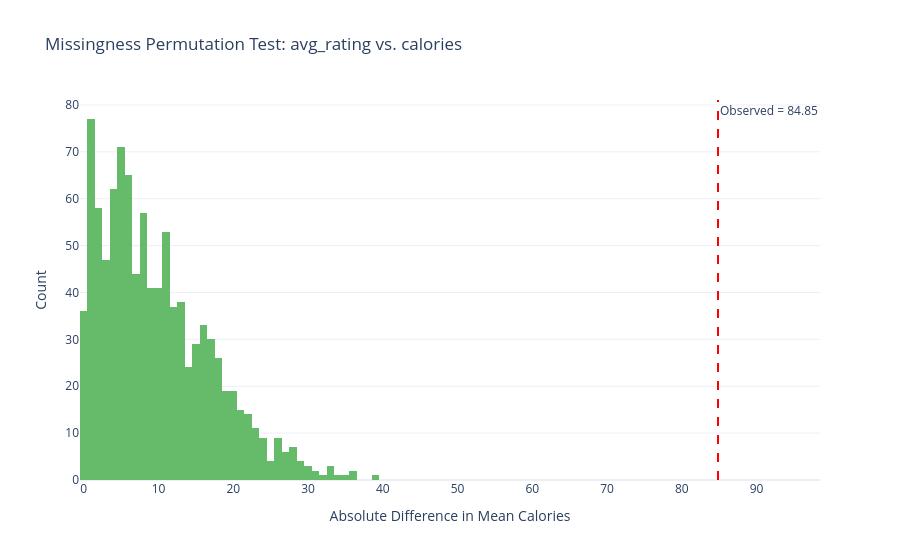

Notebook cell for this chart:
### Code cell
# Visualization: empirical distribution of permutation test for calories
fig_cal = px.histogram(
    x=perm_diffs_cal,
    nbins=50,
    title='Missingness Permutation Test: avg_rating vs. calories',
    labels={'x': 'Absolute Difference in Mean Calories', 'y': 'Count'},
    color_discrete_sequence=['#66BB6A']
)
fig_cal.add_vline(
    x=observed_diff_cal,
    line_dash='dash',
    line_color='red',
    annotation_text=f'Observed = {observed_diff_cal:.2f}',
    annotation_position='top right'
)
fig_cal.update_layout(
    xaxis_title='Absolute Difference in Mean Calories',
    yaxis_title='Count',
    template='plotly_white',
    showlegend=False
)
fig_cal.show()
fig_cal.write_html('assets/missingness-calories.html', include_plotlyjs='cdn')

### Figure 1 — Plotly figure (JSON) as saved in the notebook; plotly's stock layout.template omitted (floating-point values rounded to 4 significant figures; data arrays with more than 128 entries replaced by an {"elided": "..."} marker saying what was removed)
{"data": [{"bingroup": "x", "hovertemplate": "Absolute Difference in Mean Calories=%{x}<br>count=%{y}<extra></extra>", "legendgroup": "", "marker": {"color": "#66BB6A", "pattern": {"shape": ""}}, "name": "", "nbinsx": 50, "orientation": "v", "showlegend": false, "type": "histogram", "x": {"elided": "1000 float values"}, "xaxis": "x", "yaxis": "y"}], "layout": {"annotations": [{"showarrow": false, "text": "Observed = 84.85", "x": 84.85, "xanchor": "left", "xref": "x", "y": 1, "yanchor": "top", "yref": "y domain"}], "barmode": "relative", "legend": {"tracegroupgap": 0}, "shapes": [{"line": {"color": "red", "dash": "dash"}, "type": "line", "x0": 84.85, "x1": 84.85, "xref": "x", "y0": 0, "y1": 1, "yref": "y domain"}], "showlegend": false, "title": {"text": "Missingness Permutation Test: avg_rating vs. calories"}, "xaxis": {"anchor": "y", "domain": [0, 1], "title": {"text": "Absolute Difference in Mean Calories"}}, "yaxis": {"anchor": "x", "domain": [0, 1], "title": {"text": "Count"}}}}
